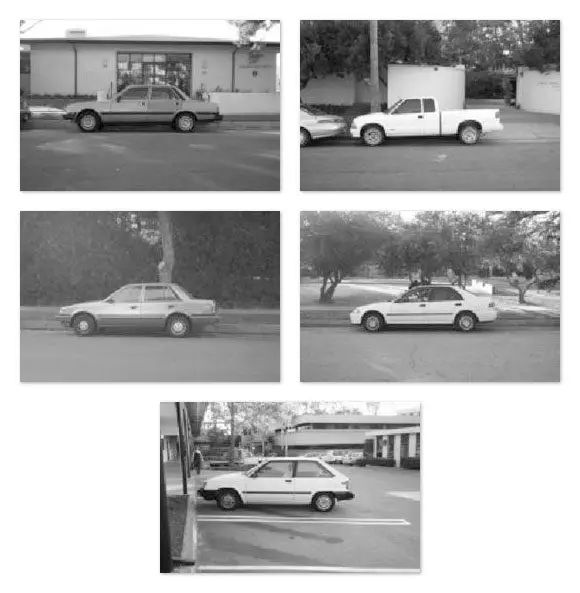
#> input picture IOU/1.png, 580 x 593 px, given in place of 1.jpg, which was not available
$ python test.py
#> lines starting #> are read from the running program, lines starting #| are printed output that depends on the picture; after the words box and inside, x2 and y2 are one past the last pixel; in counts of white or black regions, pixels touching at a corner belong together; pictures that were not available may be replaced by others from this repository, and a replacement may not be noted
import numpy as np
import cv2

# load the image
image = cv2.imread(r"C:/Users/Administrator/Pictures/Camera Roll/1.jpg", 1)
#> image is the input picture: shape (593, 580, 3); mean B, G, R 174.5, 174.5, 174.5

# red color boundaries [B, G, R]
lower = [1, 0, 20]
upper = [60, 40, 220]

# create NumPy arrays from the boundaries
lower = np.array(lower, dtype="uint8")
upper = np.array(upper, dtype="uint8")

# find the colors within the specified boundaries and apply
# the mask
mask = cv2.inRange(image, lower, upper)
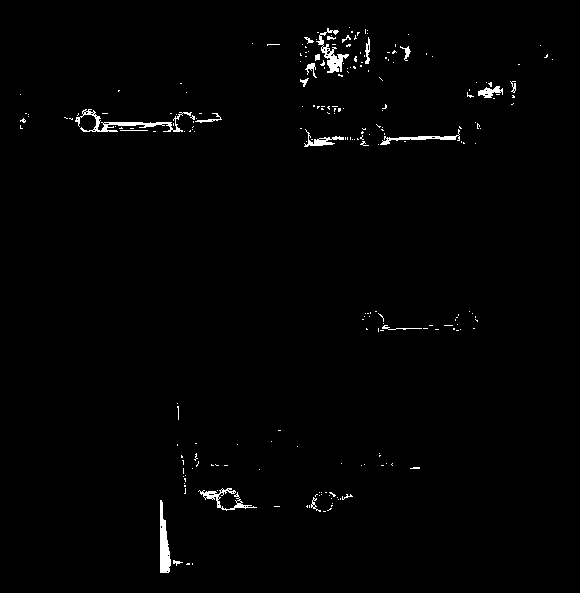
#> mask: shape (593, 580); 1.1% white; 233 white regions (211 under 20 px)
output = cv2.bitwise_and(image, image, mask=mask)
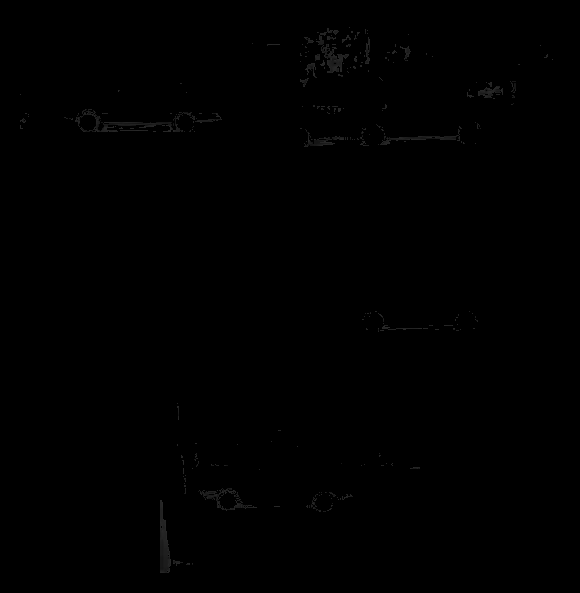
#> output: shape (593, 580, 3); min 0, max 40, mean 0.4

ret,thresh = cv2.threshold(mask, 40, 255, 0)

contours, hierarchy = cv2.findContours(thresh, cv2.RETR_EXTERNAL, cv2.CHAIN_APPROX_SIMPLE)
#> contours = 233 contours, 220 with area under 20; largest, box (x1, y1, x2, y2) and area: (160, 500, 171, 573) 428, (75, 109, 192, 132) 373, (316, 28, 349, 73) 342, (198, 488, 257, 511) 220, (380, 129, 460, 145) 182

if len(contours) > 0:
    # draw in blue the contours that were founded
    cv2.drawContours(output, contours, -1, 255, 3)

    # find the biggest countour (c) by the area
    c = max(contours, key = cv2.contourArea)
#> c = contour of 26 points, box (x1, y1, x2, y2) (160, 500, 171, 573), area 428
    x,y,w,h = cv2.boundingRect(c)
#> x = 160; y = 500; w = 11; h = 73

    # draw the biggest contour (c) in green
    cv2.rectangle(output,(x,y),(x+w,y+h),(0,255,0),2)
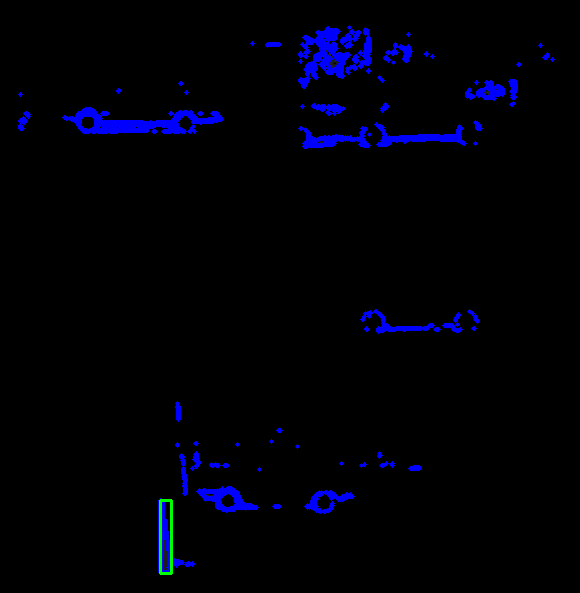
#> output: shape (593, 580, 3); mean B, G, R 8.1, 0.4, 0

# show the images
cv2.imshow("Result", np.hstack([image, output]))
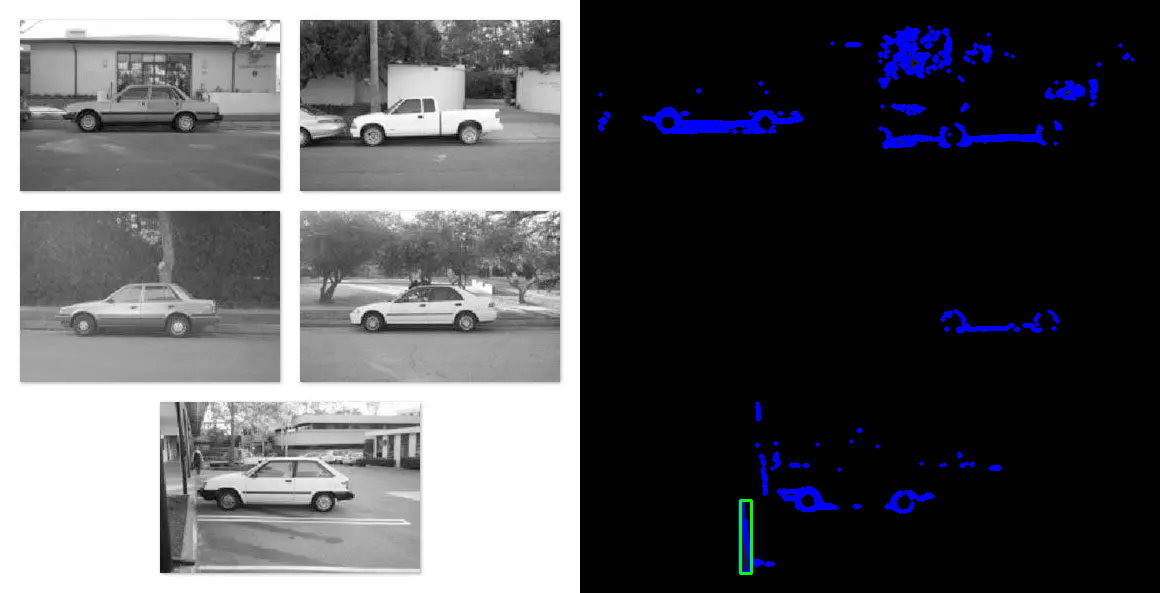
#> window 'Result': shape (593, 1160, 3); mean B, G, R 91.3, 87.5, 87.3
cv2.imshow('mask', mask)
cv2.waitKey(0)
